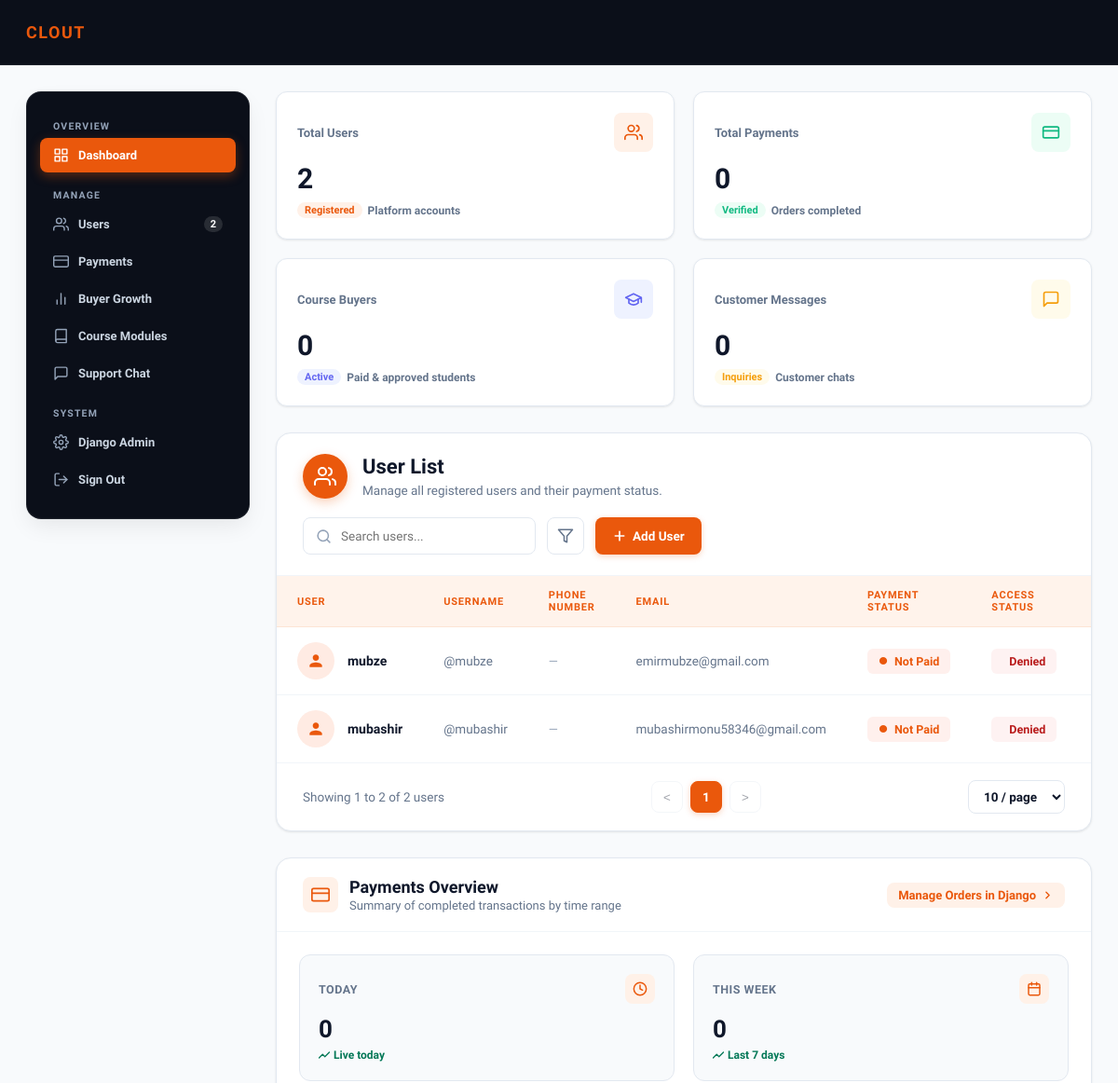
Page /admin-dashboard/ (signed in, upper part) on the earlier database version.
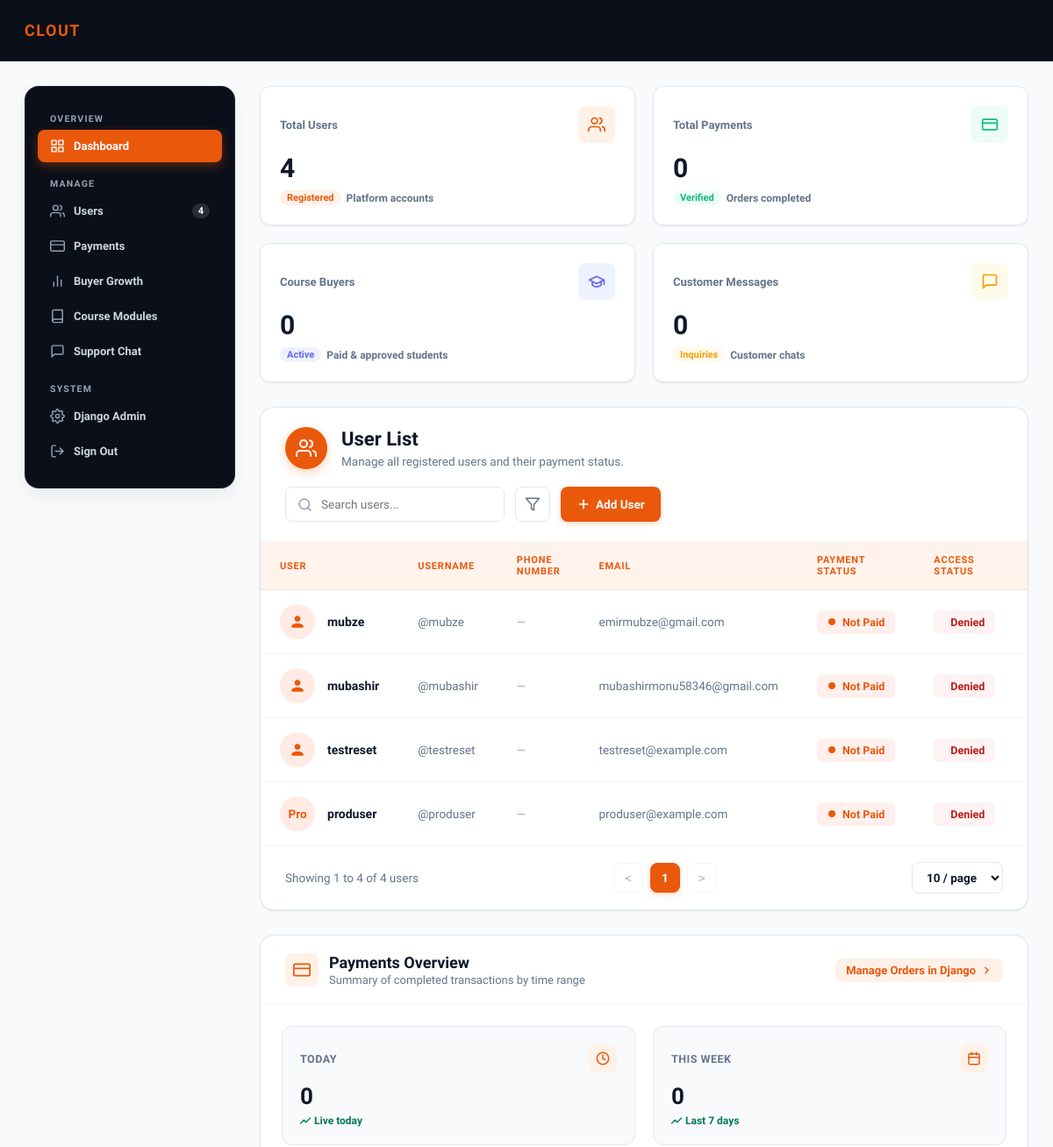
Same page on the later database version.
### shop/models.py (models this page shows, shortened)
class CustomUser(AbstractUser):
    name = models.CharField(max_length=150, blank=True)
    age = models.PositiveIntegerField(null=True, blank=True)
    phone_number = models.CharField(
        max_length=20,
        unique=True,
        null=True,
        blank=True,
    )
    email = models.EmailField(unique=True)
    profile_image = models.ImageField(
        upload_to="profiles/",
        null=True,
        blank=True,
    )
    course_access_approved = models.BooleanField(default=False)
    active_session_key = models.CharField(
        max_length=40,
        blank=True,
        default="",
    )
    @property
    def has_paid(self):
        from .models import Order
        return Order.objects.filter(
            user=self,
            paid=True,
        ).exists()

### shop/views.py (the view, shortened to what this page needs)
@login_required(login_url="login")
def admin_dashboard(request):
    if not request.user.is_staff:
        return redirect("index")
    users = CustomUser.objects.all().order_by(
        "name"
    )
    contact_users = (
        CustomUser.objects.filter(
            contact_messages__isnull=False
        )
        .exclude(
            id=request.user.id
        )
        .distinct()
        .order_by("name")
    )
    selected_user_id = request.GET.get(
        "user_id"
    )
    if (
        selected_user_id
        and contact_users.filter(
            id=selected_user_id
        ).exists()
    ):
        selected_user = contact_users.get(
            id=selected_user_id
        )
    else:
        selected_user = (
            contact_users.first()
            if contact_users
            else None
        )
    if selected_user:
        chat_messages = ContactMessage.objects.filter(
            (
                Q(sender=selected_user)
                &
                (
                    Q(recipient=request.user)
                    |
                    Q(recipient__isnull=True)
                )
            )
            |
            (
                Q(sender=request.user)
                &
                Q(recipient=selected_user)
            )
        ).order_by(
            "created_at"
        )
        ContactMessage.objects.filter(
            sender=selected_user,
            recipient=request.user,
            is_read=False
        ).update(
            is_read=True
        )
    else:
        chat_messages = ContactMessage.objects.none()
    total_payments = Order.objects.filter(
        paid=True
    ).count()
    paid_user_ids = set(
        Order.objects.filter(
            paid=True
        )
        .exclude(
            user_id__isnull=True
        )
        .values_list(
            "user_id",
            flat=True
        )
    )
    approved_user_ids = set(
        CustomUser.objects.filter(
            course_access_approved=True
        ).values_list(
            "id",
            flat=True
        )
    )
    course_buyers = len(
        paid_user_ids | approved_user_ids
    )
    courses = Course.objects.filter(
        is_active=True
    ).order_by(
        "-created_at"
    )
    active_course = courses.first()
    course_modules = []
    if active_course:
        course_modules = [
            {
                "id": module.id,
                "title": module.title,
                "description": module.description,
                "video_url": module.video_public_url,
                "lessons": [
                    {
                        "id": lesson.id,
                        "title": lesson.title,
                        "description": lesson.description,
                        "video_url": lesson.video_public_url,
                        "thumbnail_url": lesson.thumbnail_public_url,
                    }
                    for lesson in module.lessons.all()
                ],
            }
            for module in active_course.modules.prefetch_related("lessons").all()
        ]
    selected_course_id = request.GET.get(
        "edit_course_id"
    )
    editing_course = None
    if selected_course_id:
        editing_course = get_object_or_404(
            Course,
            id=selected_course_id
        )
    course_form = (
        CourseForm(
            instance=editing_course
        )
        if editing_course
        else CourseForm()
    )
    return render(
        request,
        "shop/admin.html",
        {
            "users": users,
            "total_users": users.count(),
            "total_payments": total_payments,
            "course_buyers": course_buyers,
            "courses": courses,
            "course_modules": course_modules,
            "course_count": courses.count(),
            "course_form": course_form,
            "editing_course": editing_course,
            "current_admin": request.user,
            "chat_users": contact_users,
            "selected_user": selected_user,
            "chat_messages": chat_messages,
            "contact_count": ContactMessage.objects.count(),
        }
    )

### shop/forms.py
class CourseForm(forms.ModelForm):
    class Meta:
        model = Course
        fields = [
            "title",
            "description",
            "price",
            "thumbnail",
            "video",
            "instructor",
            "duration",
            "level",
            "is_active",
        ]
        widgets = {
            "title": forms.TextInput(attrs={"placeholder": "Course title"}),
            "description": forms.Textarea(attrs={"rows": 4, "placeholder": "Course description"}),
            "price": forms.NumberInput(attrs={"step": "0.01", "min": "0", "placeholder": "49.00"}),
            "thumbnail": forms.FileInput(attrs={"accept": "image/*"}),
            "video": forms.FileInput(attrs={"accept": "video/*"}),
            "instructor": forms.TextInput(attrs={"placeholder": "Instructor name"}),
            "duration": forms.TextInput(attrs={"placeholder": "e.g. 4 weeks"}),
            "level": forms.Select(),
            "is_active": forms.CheckboxInput(),
        }

### shop/models.py (called while the page is built)
    @property
    def video_public_url(self):
        return _public_file_url(self.video, self.video_url)

### shop/templates/shop/admin.html (shortened to what the changed rows need)
<!DOCTYPE html>
<html lang="en">
<head>
    <link rel="stylesheet" href="/static/responsive.css">
</head>
<body>
    <div class="layout">
        <aside class="sidebar">
            <a href="#users" class="sidebar-link">
                <span class="sidebar-link-inner">
                    <svg viewBox="0 0 24 24" fill="none" stroke="currentColor" stroke-width="2" stroke-linecap="round" stroke-linejoin="round">
                        <path d="M17 21v-2a4 4 0 0 0-4-4H5a4 4 0 0 0-4 4v2"></path>
                        <circle cx="9" cy="7" r="4"></circle>
                        <path d="M23 21v-2a4 4 0 0 0-3-3.87"></path>
                        <path d="M16 3.13a4 4 0 0 1 0 7.75"></path>
                    </svg>
                    <span>Users</span>
                </span>
                <span class="sidebar-counter">{{ total_users|default:"0" }}</span>
            </a>
        </aside>
        <main class="content" id="dashboard">
            <section class="stats-grid">
                <div class="stat-card stat-orange">
                    <div class="stat-card-top">
                        <span class="stat-label">Total Users</span>
                        <div class="stat-icon-wrap">
                        </div>
                    </div>
                    <div class="stat-value">{{ total_users|default:"0" }}</div>
                    <div class="stat-footer">
                        <span class="stat-footer-badge">Registered</span>
                        <span>Platform accounts</span>
                    </div>
                </div>
            </section>
            <section class="user-list-card" id="users">
                <div class="user-list-header">
                    <div class="user-list-left">
                        <div>
                            <h2 class="user-header-title">User List</h2>
                        </div>
                    </div>
                </div>
                <div class="user-table-wrap">
                    <table class="user-table" id="usersTable">
                        <thead>
                            <tr>
                                <th>USER</th>
                                <th>USERNAME</th>
                                <th>PHONE NUMBER</th>
                                <th>EMAIL</th>
                                <th>PAYMENT STATUS</th>
                                <th>ACCESS STATUS</th>
                                <th style="text-align: center;">ACTIONS</th>
                            </tr>
                        </thead>
                        <tbody id="userTableBody">
                            {% for user in users %}
                            <tr
                                class="user-table-row"
                                data-user-id="{{ user.id }}"
                                data-name="{{ user.name|default:user.username }}"
                                data-username="{{ user.username }}"
                                data-email="{{ user.email }}"
                                data-phone="{{ user.phone_number|default:'' }}"
                                data-payment="{% if user.has_paid %}paid{% else %}not_paid{% endif %}"
                                data-access="{% if user.course_access_approved %}accepted{% else %}denied{% endif %}"
                            >
                                <td>
                                    <div class="user-col-profile">
                                        <div class="user-avatar-circle">
                                            {% if user.profile_image %}
                                                <img src="{{ user.profile_image.url }}" alt="{{ user.username }}">
                                            {% elif "pro" in user.name|lower or "pro" in user.username|lower %}
                                                <span>Pro</span>
                                            {% else %}
                                                <svg viewBox="0 0 24 24">
                                                    <path d="M12 12c2.21 0 4-1.79 4-4s-1.79-4-4-4-4 1.79-4 4 1.79 4 4 4zm0 2c-2.67 0-8 1.34-8 4v2h16v-2c0-2.66-5.33-4-8-4z"></path>
                                                </svg>
                                            {% endif %}
                                        </div>
                                        <span class="user-name-title">
                                            {{ user.name|default:user.username }}
                                        </span>
                                    </div>
                                </td>
                                <td>
                                    <span class="user-handle-cell">
                                        @{{ user.username }}
                                    </span>
                                </td>
                                <td>
                                    <span class="user-phone-cell">
                                        {% if user.phone_number %}
                                            {{ user.phone_number }}
                                        {% else %}
                                            <span class="user-empty-dash">—</span>
                                        {% endif %}
                                    </span>
                                </td>
                                <td>
                                    <span class="user-email-cell">
                                        {{ user.email }}
                                    </span>
                                </td>
                                <td>
                                    {% if user.has_paid %}
                                    <span class="user-payment-pill paid">
                                        <span class="user-payment-dot">●</span> Paid
                                    </span>
                                    {% else %}
                                    <span class="user-payment-pill not-paid">
                                        <span class="user-payment-dot">●</span> Not Paid
                                    </span>
                                    {% endif %}
                                </td>
                                <td>
                                    <form
                                        method="POST"
                                        action="{% url 'toggle_course_access' user.id %}"
                                        class="ajax-toggle-access"
                                        data-user-id="{{ user.id }}"
                                        style="display:inline-block; margin:0;"
                                    >
                                        <button
                                            type="submit"
                                            class="user-access-toggle-btn {% if user.course_access_approved %}accepted{% else %}denied{% endif %}"
                                            title="Click to toggle course access"
                                        >
                                            {% if user.course_access_approved %}
                                            <svg viewBox="0 0 24 24" fill="none" stroke="currentColor" stroke-width="2.5" stroke-linecap="round" stroke-linejoin="round">
                                                <rect x="3" y="11" width="18" height="11" rx="2" ry="2"></rect>
                                                <path d="M7 11V7a5 5 0 0 1 9.9-1"></path>
                                            </svg>
                                            <span>Accepted</span>
                                            {% else %}
                                            <span>Denied</span>
                                            {% endif %}
                                        </button>
                                    </form>
                                </td>
                                <td style="text-align: center;">
                                </td>
                            </tr>
                            {% empty %}
                            <tr id="userTableEmptyRow">
                                <td colspan="7" style="text-align:center; padding: 36px 20px; color:var(--text-muted);">
                                    No registered users found.
                                </td>
                            </tr>
                            {% endfor %}
                        </tbody>
                    </table>
                </div>
                <div class="user-pagination-bar">
                    <div class="user-showing-count" id="userShowingText">
                    </div>
                    <div class="user-pagination-center">
                        <button type="button" class="user-page-arrow-btn" id="userPagePrevBtn" title="Previous Page">&lt;</button>
                        <div class="user-page-numbers" id="userPageNumbers">
                        </div>
                        <button type="button" class="user-page-arrow-btn" id="userPageNextBtn" title="Next Page">&gt;</button>
                    </div>
                    <div>
                        <select id="userPerPageSelect" class="user-per-page-select" aria-label="Users per page">
                        </select>
                    </div>
                </div>
            </section>
            <section class="panel" id="payments">
                <div class="panel-header">
                    <div class="panel-title-wrap">
                        <div>
                            <h2 class="panel-title">Payments Overview</h2>
                        </div>
                    </div>
                </div>
            </section>
        </main>
    </div>
</body>
</html>

Differences in the rows shown:
added CustomUser: name "testreset", username "testreset", email "testreset@example.com", shows "Not Paid", course_access_approved "Denied"
added CustomUser: profile_image "Pro", name "produser", username "produser", email "produser@example.com", shows "Not Paid", course_access_approved "Denied"
Other differences:
{{ total_users|default:"0" }}: "2" → "4"
text written by a page script: "Showing 1 to 2 of 2 users" → "Showing 1 to 4 of 4 users"
